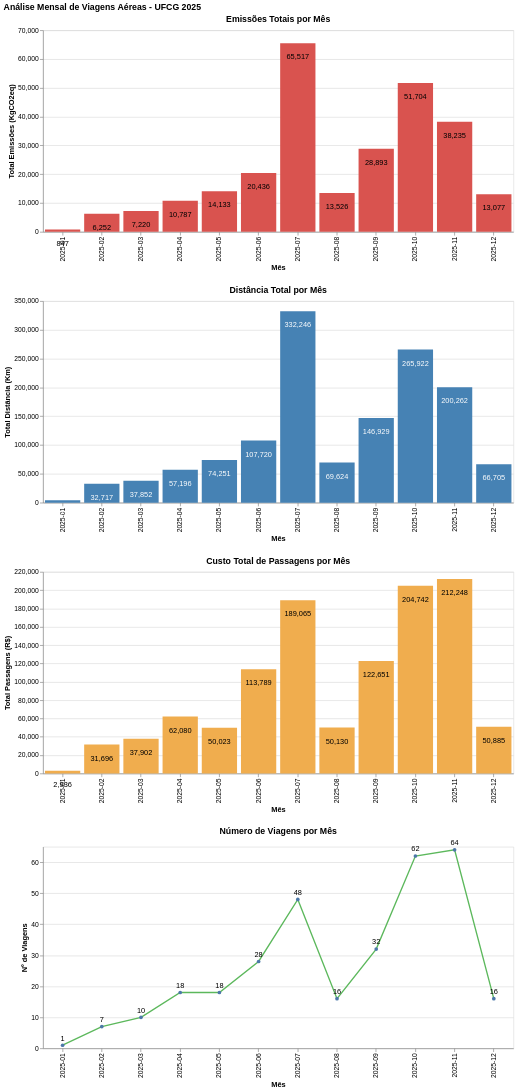

Notebook code cell kept with this figure:
### Code cell
dashboard_mensal # Descomente para ver o gráfico do ano atual

### Figure 1 — Vega-Lite specification as saved in the notebook (floating-point values rounded to 4 significant figures)
{"config": {"view": {"continuousWidth": 300, "continuousHeight": 300}}, "vconcat": [{"layer": [{"mark": {"type": "bar", "color": "#d9534f"}, "encoding": {"tooltip": [{"field": "Mes_Ano", "type": "nominal"}, {"field": "Total_Viagens", "title": "Nº de Viagens", "type": "quantitative"}, {"field": "Total_Distancia_Km", "format": ",.0f", "title": "Distância (km)", "type": "quantitative"}, {"field": "Total_Emissoes_KgCO2eq", "format": ",.0f", "title": "Emissões (kg)", "type": "quantitative"}, {"field": "Total_Passagens", "format": ",.2f", "title": "Custo Passagens (R$)", "type": "quantitative"}], "x": {"axis": {"title": "Mês"}, "field": "Mes_Ano", "sort": {"field": "Mes_Num", "op": "min", "order": "ascending"}, "type": "nominal"}, "y": {"axis": {"title": "Total Emissões (KgCO2eq)"}, "field": "Total_Emissoes_KgCO2eq", "type": "quantitative"}}}, {"mark": {"type": "text", "baseline": "top", "color": "black", "dy": 15}, "encoding": {"text": {"field": "Total_Emissoes_KgCO2eq", "format": ",.0f", "type": "quantitative"}, "tooltip": [{"field": "Mes_Ano", "type": "nominal"}, {"field": "Total_Viagens", "title": "Nº de Viagens", "type": "quantitative"}, {"field": "Total_Distancia_Km", "format": ",.0f", "title": "Distância (km)", "type": "quantitative"}, {"field": "Total_Emissoes_KgCO2eq", "format": ",.0f", "title": "Emissões (kg)", "type": "quantitative"}, {"field": "Total_Passagens", "format": ",.2f", "title": "Custo Passagens (R$)", "type": "quantitative"}], "x": {"axis": {"title": "Mês"}, "field": "Mes_Ano", "sort": {"field": "Mes_Num", "op": "min", "order": "ascending"}, "type": "nominal"}, "y": {"field": "Total_Emissoes_KgCO2eq", "type": "quantitative"}}}], "title": "Emissões Totais por Mês", "width": 700}, {"layer": [{"mark": {"type": "bar", "color": "#4682b4"}, "encoding": {"tooltip": [{"field": "Mes_Ano", "type": "nominal"}, {"field": "Total_Viagens", "title": "Nº de Viagens", "type": "quantitative"}, {"field": "Total_Distancia_Km", "format": ",.0f", "title": "Distância (km)", "type": "quantitative"}, {"field": "Total_Emissoes_KgCO2eq", "format": ",.0f", "title": "Emissões (kg)", "type": "quantitative"}, {"field": "Total_Passagens", "format": ",.2f", "title": "Custo Passagens (R$)", "type": "quantitative"}], "x": {"axis": {"title": "Mês"}, "field": "Mes_Ano", "sort": {"field": "Mes_Num", "op": "min", "order": "ascending"}, "type": "nominal"}, "y": {"axis": {"title": "Total Distância (Km)"}, "field": "Total_Distancia_Km", "type": "quantitative"}}}, {"mark": {"type": "text", "baseline": "top", "color": "white", "dy": 15}, "encoding": {"text": {"field": "Total_Distancia_Km", "format": ",.0f", "type": "quantitative"}, "tooltip": [{"field": "Mes_Ano", "type": "nominal"}, {"field": "Total_Viagens", "title": "Nº de Viagens", "type": "quantitative"}, {"field": "Total_Distancia_Km", "format": ",.0f", "title": "Distância (km)", "type": "quantitative"}, {"field": "Total_Emissoes_KgCO2eq", "format": ",.0f", "title": "Emissões (kg)", "type": "quantitative"}, {"field": "Total_Passagens", "format": ",.2f", "title": "Custo Passagens (R$)", "type": "quantitative"}], "x": {"axis": {"title": "Mês"}, "field": "Mes_Ano", "sort": {"field": "Mes_Num", "op": "min", "order": "ascending"}, "type": "nominal"}, "y": {"field": "Total_Distancia_Km", "type": "quantitative"}}}], "title": "Distância Total por Mês", "width": 700}, {"layer": [{"mark": {"type": "bar", "color": "#f0ad4e"}, "encoding": {"tooltip": [{"field": "Mes_Ano", "type": "nominal"}, {"field": "Total_Viagens", "title": "Nº de Viagens", "type": "quantitative"}, {"field": "Total_Distancia_Km", "format": ",.0f", "title": "Distância (km)", "type": "quantitative"}, {"field": "Total_Emissoes_KgCO2eq", "format": ",.0f", "title": "Emissões (kg)", "type": "quantitative"}, {"field": "Total_Passagens", "format": ",.2f", "title": "Custo Passagens (R$)", "type": "quantitative"}], "x": {"axis": {"title": "Mês"}, "field": "Mes_Ano", "sort": {"field": "Mes_Num", "op": "min", "order": "ascending"}, "type": "nominal"}, "y": {"axis": {"title": "Total Passagens (R$)"}, "field": "Total_Passagens", "type": "quantitative"}}}, {"mark": {"type": "text", "baseline": "top", "color": "black", "dy": 15}, "encoding": {"text": {"field": "Total_Passagens", "format": ",.0f", "type": "quantitative"}, "tooltip": [{"field": "Mes_Ano", "type": "nominal"}, {"field": "Total_Viagens", "title": "Nº de Viagens", "type": "quantitative"}, {"field": "Total_Distancia_Km", "format": ",.0f", "title": "Distância (km)", "type": "quantitative"}, {"field": "Total_Emissoes_KgCO2eq", "format": ",.0f", "title": "Emissões (kg)", "type": "quantitative"}, {"field": "Total_Passagens", "format": ",.2f", "title": "Custo Passagens (R$)", "type": "quantitative"}], "x": {"axis": {"title": "Mês"}, "field": "Mes_Ano", "sort": {"field": "Mes_Num", "op": "min", "order": "ascending"}, "type": "nominal"}, "y": {"field": "Total_Passagens", "type": "quantitative"}}}], "title": "Custo Total de Passagens por Mês", "width": 700}, {"layer": [{"mark": {"type": "line", "color": "#5cb85c", "point": true}, "encoding": {"tooltip": [{"field": "Mes_Ano", "type": "nominal"}, {"field": "Total_Viagens", "title": "Nº de Viagens", "type": "quantitative"}, {"field": "Total_Distancia_Km", "format": ",.0f", "title": "Distância (km)", "type": "quantitative"}, {"field": "Total_Emissoes_KgCO2eq", "format": ",.0f", "title": "Emissões (kg)", "type": "quantitative"}, {"field": "Total_Passagens", "format": ",.2f", "title": "Custo Passagens (R$)", "type": "quantitative"}], "x": {"axis": {"title": "Mês"}, "field": "Mes_Ano", "sort": {"field": "Mes_Num", "op": "min", "order": "ascending"}, "type": "nominal"}, "y": {"axis": {"title": "Nº de Viagens"}, "field": "Total_Viagens", "type": "quantitative"}}}, {"mark": {"type": "text", "color": "black", "dy": -10}, "encoding": {"text": {"field": "Total_Viagens", "format": "d", "type": "quantitative"}, "tooltip": [{"field": "Mes_Ano", "type": "nominal"}, {"field": "Total_Viagens", "title": "Nº de Viagens", "type": "quantitative"}, {"field": "Total_Distancia_Km", "format": ",.0f", "title": "Distância (km)", "type": "quantitative"}, {"field": "Total_Emissoes_KgCO2eq", "format": ",.0f", "title": "Emissões (kg)", "type": "quantitative"}, {"field": "Total_Passagens", "format": ",.2f", "title": "Custo Passagens (R$)", "type": "quantitative"}], "x": {"axis": {"title": "Mês"}, "field": "Mes_Ano", "sort": {"field": "Mes_Num", "op": "min", "order": "ascending"}, "type": "nominal"}, "y": {"field": "Total_Viagens", "type": "quantitative"}}}], "title": "Número de Viagens por Mês", "width": 700}], "data": {"name": "data-0d3597d330163d629ed85e65cf45c344"}, "resolve": {"scale": {"x": "shared"}}, "title": "Análise Mensal de Viagens Aéreas - UFCG 2025", "$schema": "https://vega.github.io/schema/vega-lite/v5.20.1.json", "datasets": {"data-0d3597d330163d629ed85e65cf45c344": [{"Mes_Num": 1, "Mes_Ano": "2025-01", "Total_Distancia_Km": 4231.0, "Total_Emissoes_KgCO2eq": 846.6, "Total_Viagens": 1, "Total_Passagens": 2936.0}, {"Mes_Num": 2, "Mes_Ano": "2025-02", "Total_Distancia_Km": 32720.0, "Total_Emissoes_KgCO2eq": 6252.0, "Total_Viagens": 7, "Total_Passagens": 31700.0}, {"Mes_Num": 3, "Mes_Ano": "2025-03", "Total_Distancia_Km": 37850.0, "Total_Emissoes_KgCO2eq": 7220.0, "Total_Viagens": 10, "Total_Passagens": 37900.0}, {"Mes_Num": 4, "Mes_Ano": "2025-04", "Total_Distancia_Km": 57200.0, "Total_Emissoes_KgCO2eq": 10790.0, "Total_Viagens": 18, "Total_Passagens": 62080.0}, {"Mes_Num": 5, "Mes_Ano": "2025-05", "Total_Distancia_Km": 74250.0, "Total_Emissoes_KgCO2eq": 14130.0, "Total_Viagens": 18, "Total_Passagens": 50020.0}, {"Mes_Num": 6, "Mes_Ano": "2025-06", "Total_Distancia_Km": 107700.0, "Total_Emissoes_KgCO2eq": 20440.0, "Total_Viagens": 28, "Total_Passagens": 113800.0}, {"Mes_Num": 7, "Mes_Ano": "2025-07", "Total_Distancia_Km": 332200.0, "Total_Emissoes_KgCO2eq": 65520.0, "Total_Viagens": 48, "Total_Passagens": 189100.0}, {"Mes_Num": 8, "Mes_Ano": "2025-08", "Total_Distancia_Km": 69620.0, "Total_Emissoes_KgCO2eq": 13530.0, "Total_Viagens": 16, "Total_Passagens": 50130.0}, {"Mes_Num": 9, "Mes_Ano": "2025-09", "Total_Distancia_Km": 146900.0, "Total_Emissoes_KgCO2eq": 28890.0, "Total_Viagens": 32, "Total_Passagens": 122700.0}, {"Mes_Num": 10, "Mes_Ano": "2025-10", "Total_Distancia_Km": 265900.0, "Total_Emissoes_KgCO2eq": 51700.0, "Total_Viagens": 62, "Total_Passagens": 204700.0}, {"Mes_Num": 11, "Mes_Ano": "2025-11", "Total_Distancia_Km": 200300.0, "Total_Emissoes_KgCO2eq": 38230.0, "Total_Viagens": 64, "Total_Passagens": 212200.0}, {"Mes_Num": 12, "Mes_Ano": "2025-12", "Total_Distancia_Km": 66710.0, "Total_Emissoes_KgCO2eq": 13080.0, "Total_Viagens": 16, "Total_Passagens": 50880.0}]}}
